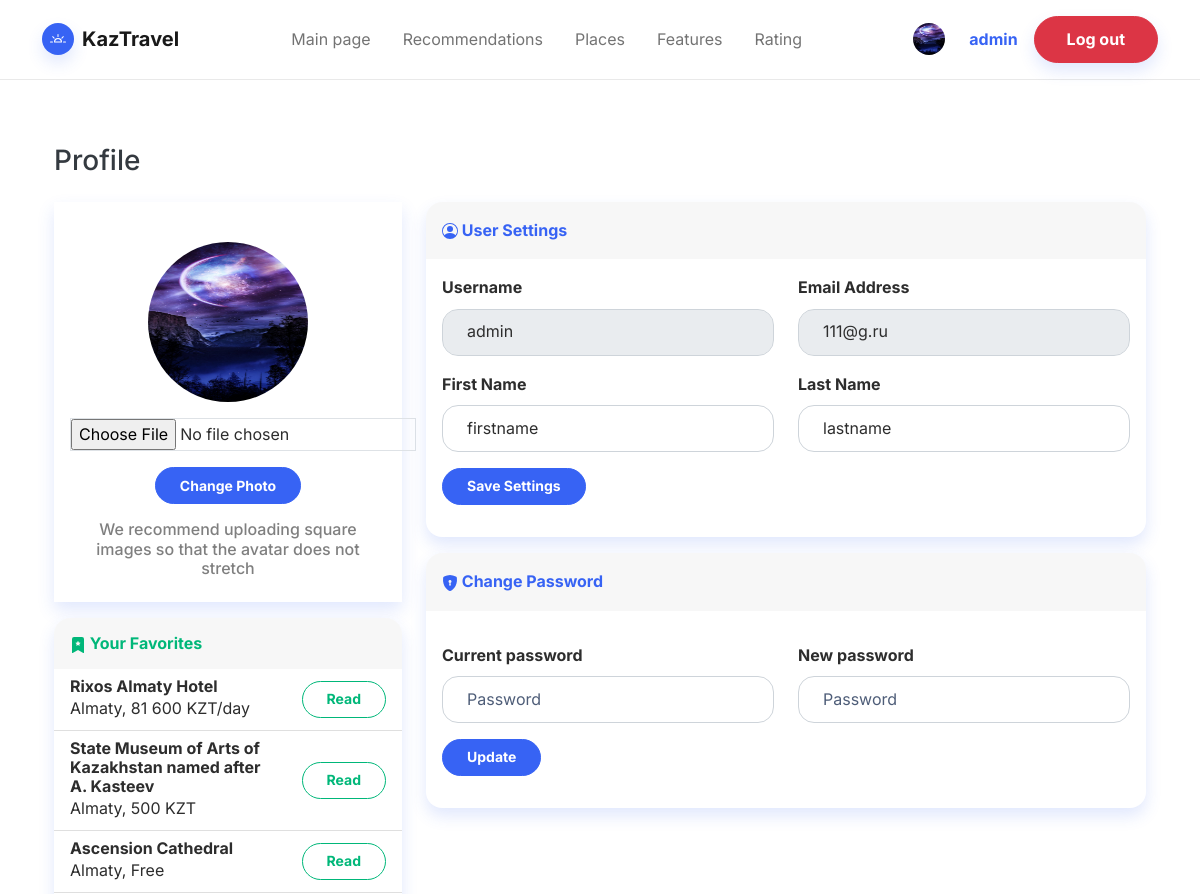
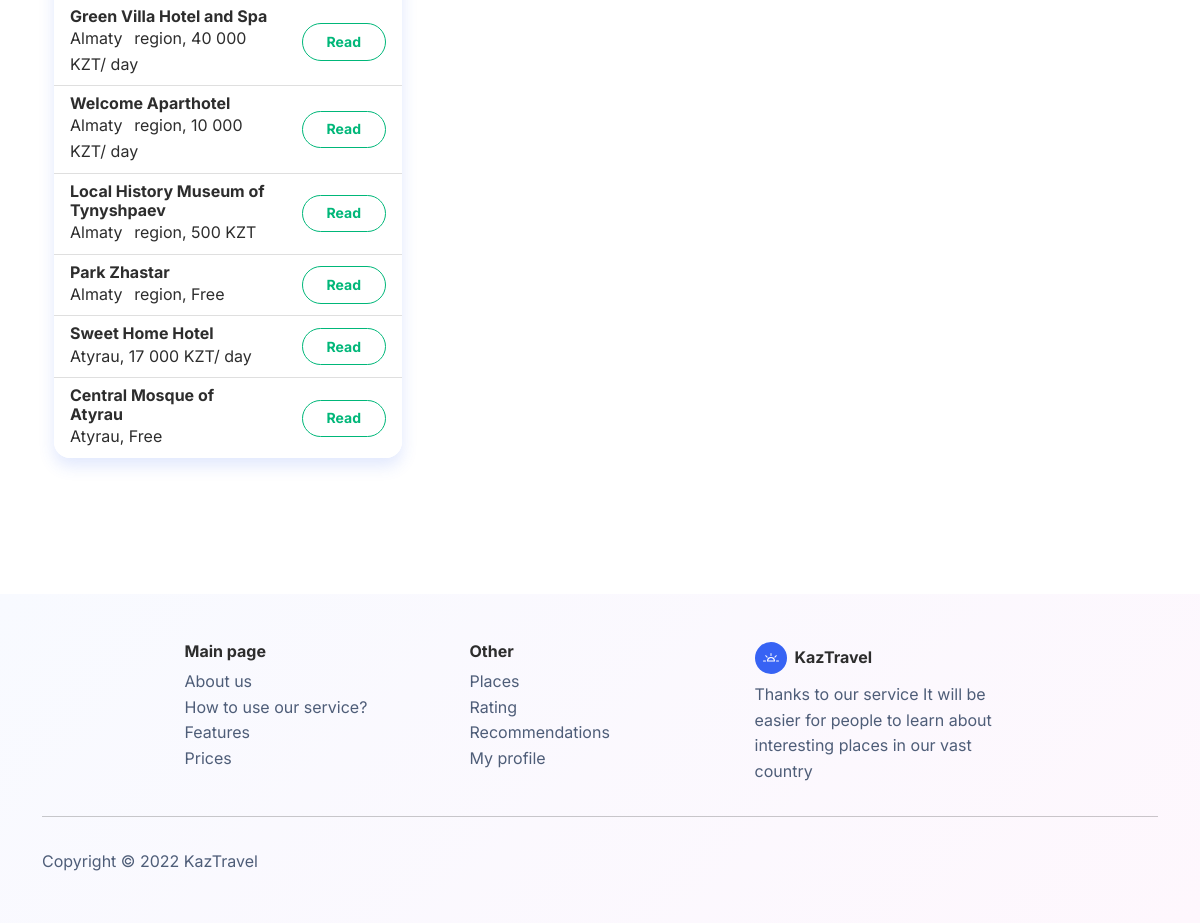
Screenshot of /profile (signed in) with the database file from the repository (2 pictures, top to bottom).
### project/models.py (models this page shows, shortened)
class Profile(models.Model):
    user = models.OneToOneField(User, on_delete=models.CASCADE)
    username = models.CharField(max_length=25, default='user')
    firstname = models.CharField(max_length=25, default='firstname', blank=False)
    lastname = models.CharField(max_length=25, default='lastname', blank=False)
    auth_token = models.CharField(max_length=100)
    is_verified = models.BooleanField(default=False)
    created_at = models.DateTimeField(auto_now_add=True)
    avatar = ImageField(verbose_name='Photo', null=True, max_length=100, upload_to='images/avatars', default='images/avatars/user.webp')

class Places(models.Model):
    name = models.TextField(verbose_name='Name:', max_length=300)
    description = models.TextField(verbose_name='Description:', max_length=1000)
    price = models.TextField(verbose_name='Price:', max_length=50)
    city = models.CharField(verbose_name='City', choices=City, max_length=40)
    type = models.CharField(verbose_name='Type', choices=Type, max_length=40)
    recommend_1 = models.BooleanField(default=False)
    recommend_2 = models.BooleanField(default=False)
    visits = models.IntegerField(default=0)
    pic = ImageField(verbose_name='Picture', null=True, blank=True, max_length=100, upload_to='images/places', default='images/places/default_place.png')
    class Meta:
        verbose_name = 'Place'
        verbose_name_plural = 'Places'

### project/views.py (the view, shortened to what this page needs)
# urls.py: path('profile', profile, name='profile'),
@login_required(login_url='/login/')
def profile(request):
    message_pass = ''
    message_set = ''
    message_ava = ''
    if Favorite.objects.filter(user=request.user).exists():
        favorites_data = Favorite.objects.get(user=request.user).places.all()
    else:
        favorites_data = ''
    context = {
        'favorites_data': favorites_data,
        'profile': Profile.objects.filter(username=request.user.username).first(),
        'message_pass': message_pass,
        'message_set': message_set,
        'message_ava': message_ava
    }
    return render(request, 'profile.html', context)

### project/templates/profile.html (shortened to what this page needs)
<!doctype html>
<html lang="en">
<head>
    {% load static %}
    <link href="https://cdn.jsdelivr.net/npm/bootstrap@5.1.3/dist/css/bootstrap.min.css" rel="stylesheet"
>
    <link href="{% static 'css/profile.css' %}" rel="stylesheet" type="text/css">
    <link href="{% static 'css/bootstrap.min.css' %}" rel="stylesheet" type="text/css">
</head>
<body>
<nav class="navbar navbar-light navbar-expand-md fixed-top navbar-shrink py-3" id="mainNav">
    <div class="container"><a class="navbar-brand d-flex align-items-center" href="/"><span
            class="bs-icon-sm bs-icon-circle bs-icon-primary shadow d-flex justify-content-center align-items-center me-2 bs-icon"></span><span>KazTravel</span></a>
        <div class="collapse navbar-collapse" id="navcol-1">
            <ul class="navbar-nav mx-auto">
                <li class="nav-item"><a class="nav-link" href="/">Main page</a></li>
                <li class="nav-item"><a class="nav-link" href="/recommendations">Recommendations</a></li>
                <li class="nav-item"><a class="nav-link" href="/places">Places</a></li>
                <li class="nav-item"><a class="nav-link" href="/#features">Features</a></li>
                <li class="nav-item"><a class="nav-link" href="/rating">Rating</a></li>
            </ul>
           {% if not request.user.is_authenticated%}
            <a class="btn btn-primary shadow" role="button" href="/register">Sign up</a>
            {% else %}
            <a title="My profile" href="/profile"><img style="margin-left: 15px;" src="{{MEDIA_URL}}{{ profile.avatar.url}}" alt="" width="32" height="32" class="rounded-circle me-2"></a>
            <a title="My profile" href="/profile"><span class="nav-link active fw-bold">{{ request.user }}</span></a>
            <a class="btn btn-danger shadow" role="button" href="/logout">Log out</a>
            {% endif %}
        </div>
    </div>
</nav>
<section class="py-5 mt-5">
    <div class="container">
        <section class="py-4 py-xl-5">
            <div class="container">
                <h3 class="text-dark mb-4">Profile</h3>
                <div class="row mb-3">
                    <div class="col-lg-4">
                        <div class="card mb-3">
                            <div class="card-body text-center shadow"><img class="rounded-circle mb-3 mt-4"
                                                                           src="{{MEDIA_URL}}{{ profile.avatar.url}}"
                                                                           width="160" height="160" loading="lazy">
                                <div class="mb-3">
                                    <form method="post" enctype="multipart/form-data">
                                        <p>
                                            <input id="id_image" type="file" class="border" style="" name="image" accept="image/png, image/gif, image/jpeg">
                                        </p>
                                        <button type="submit" name="upload_avatar" class="btn btn-primary btn-sm">Change Photo</button>
                                    </form>
                                </div>
                                <h6 class="text-black-50">We recommend uploading square images so that the avatar does
                                    not stretch
                                </h6>
                            </div>
                        </div>
                        <div class="card shadow mb-4">
                            <div class="card-header py-3">
                                <h6 class="text-success fw-bold m-0">&nbsp;Your Favorites</h6>
                            </div>
                            <ul class="list-group list-group-flush">
                                {% if favorites_data %}
                                {% for place in favorites_data %}
                                <li class="list-group-item">
                                    <div class="row align-items-center no-gutters">
                                        <div class="col me-2">
                                            <h6 class="mb-0"><strong>{{place.name}}</strong></h6><span class="text-xs">{{place.city}}, {{place.price}}</span>
                                        </div>
                                        <a class="col-auto" href="{% url 'place_detail' place.id %}">
                                            <button class="btn btn-outline-success btn-sm">Read</button>
                                        </a>
                                    </div>
                                </li>
                                {% endfor %}
                                {% endif %}
                            </ul>
                        </div>
                    </div>
                    <div class="col-lg-8">
                        <div class="row">
                            <div class="col">
                                <div class="card shadow mb-3">
                                    <div class="card-header py-3">
                                        <p class="text-primary m-0 fw-bold">&nbsp;User Settings</p>
                                    </div>
                                    <div class="card-body">
                                        <form method="post">
                                            <div class="row">
                                                <div class="col">
                                                    <div class="mb-3"><label class="form-label" for="username"><strong>Username</strong></label>
                                                        <input class="form-control" type="text" id="username"
                                                               placeholder="user.name" name="username" disabled=""
                                                               value="{{ request.user }}"></div>
                                                </div>
                                                <div class="col">
                                                    <div class="mb-3"><label class="form-label" for="email"><strong>Email
                                                        Address</strong></label>
                                                        <input class="form-control" type="email" id="email"
                                                               placeholder="user@example.com" name="email" disabled=""
                                                               value="{{ request.user.email }}"></div>
                                                </div>
                                            </div>
                                            <div class="row">
                                                <div class="col">
                                                    <div class="mb-3"><label class="form-label"><strong>First
                                                        Name</strong></label>
                                                        <input class="form-control" type="text" id="first_name"
                                                               placeholder="John" name="firstname"
                                                               value="{{profile.firstname}}"></div>
                                                </div>
                                                <div class="col">
                                                    <div class="mb-3"><label class="form-label"><strong>Last
                                                        Name</strong></label>
                                                        <input class="form-control" type="text" id="last_name"
                                                               placeholder="Doe" name="lastname"
                                                               value="{{profile.lastname}}"></div>
                                                </div>
                                            </div>
                                            <div class="mb-3">
                                                <button class="btn btn-primary btn-sm" type="submit"
                                                        name="change_settings">Save Settings
                                                </button>
                                            </div>
                                        </form>
                                    </div>
                                </div>
                                <div class="card shadow">
                                    <div class="card-header py-3">
                                        <p class="text-primary m-0 fw-bold">&nbsp;Change Password</p>
                                    </div>
                                    <div class="card-body">
                                        <form method="post">
                                            <div class="row">
                                                <div class="col">
                                                    <div class="mb-3">
                                                        <label class="form-label"><strong>Current password</strong><br></label>
                                                        <input class="form-control" type="password"
                                                               name="Current_password" placeholder="Password"></div>
                                                </div>
                                                <div class="col">
                                                    <div class="mb-3">
                                                        <label class="form-label"><strong>New
                                                            password</strong><br></label>
                                                        <input class="form-control" type="password"
                                                               placeholder="Password" name="New_password"></div>
                                                </div>
                                            </div>
                                            <div class="mb-3">
                                                <button class="btn btn-primary btn-sm" type="submit"
                                                        name="change_password">Update
                                                </button>
                                            </div>
                                        </form>
                                    </div>
                                </div>
                            </div>
                        </div>
                    </div>
                </div>
            </div>
        </section>
    </div>
</section>
 <footer class="bg-primary-gradient">
    <div class="container py-4 py-lg-5">
        <div class="row justify-content-center">
            <div class="col-sm-4 col-md-3 text-center text-lg-start d-flex flex-column item">
                <h3 class="fs-6 fw-bold">Main page</h3>
                <ul class="list-unstyled">
                    <li><a href="/#about_us">About us</a></li>
                    <li><a href="/#how_to_use_our_service">How to use our service?</a></li>
                    <li><a href="/#features">Features</a></li>
                    <li><a href="/#prices">Prices</a></li>
                </ul>
            </div>
            <div class="col-sm-4 col-md-3 text-center text-lg-start d-flex flex-column item">
                <h3 class="fs-6 fw-bold">Other</h3>
                <ul class="list-unstyled">
                    <li><a href="/places">Places</a></li>
                    <li><a href="/rating">Rating</a></li>
                    <li><a href="/recommendations">Recommendations</a></li>
                    <li><a href="/profile">My profile</a></li>
                </ul>
            </div>
            <div
                    class="col-lg-3 text-center text-lg-start d-flex flex-column align-items-center order-first align-items-lg-start order-lg-last item social">
                <div class="fw-bold d-flex align-items-center mb-2"><span
                        class="bs-icon-sm bs-icon-circle bs-icon-primary d-flex justify-content-center align-items-center bs-icon me-2"></span><span>KazTravel</span></div>
                <p class="text-muted copyright">Thanks to our service It will be easier for people to learn about interesting places in our vast country<br></p>
            </div>
        </div>
        <hr>
        <div class="text-muted d-flex justify-content-between align-items-center pt-3">
            <p class="mb-0">Copyright © 2022 KazTravel</p>
        </div>
    </div>
</footer>
</body>
</html>

### rows the page displays
Profile: avatar (picture), firstname "firstname", lastname "lastname"
Places: name "Rixos Almaty Hotel", city "Almaty", price "81 600 KZT/day"
Places: name "State Museum of Arts of Kazakhstan named after A. Kasteev", city "Almaty", price "500 KZT"
Places: name "Ascension Cathedral", city "Almaty", price "Free"
Places: name "Green Villa Hotel and Spa", city "Almaty⠀region", price "40 000 KZT/ day"
Places: name "Welcome Aparthotel", city "Almaty⠀region", price "10 000 KZT/ day"
Places: name "Local History Museum of Tynyshpaev", city "Almaty⠀region", price "500 KZT"
Places: name "Park Zhastar", city "Almaty⠀region", price "Free"
Places: name "Sweet Home Hotel", city "Atyrau", price "17 000 KZT/ day"
Places: name "Central Mosque of Atyrau", city "Atyrau", price "Free"

### other values shown
{{ request.user }} "admin"
